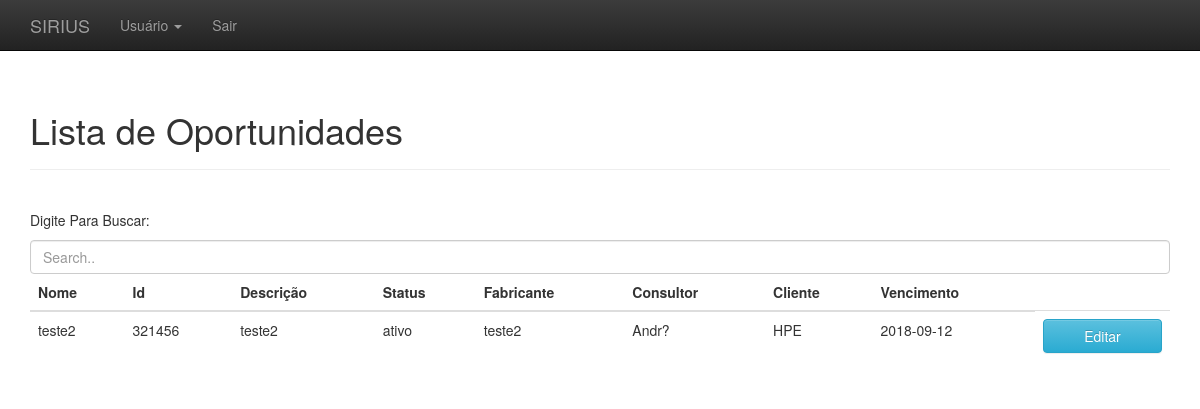
Page /oportunidades.php on the earlier database version.
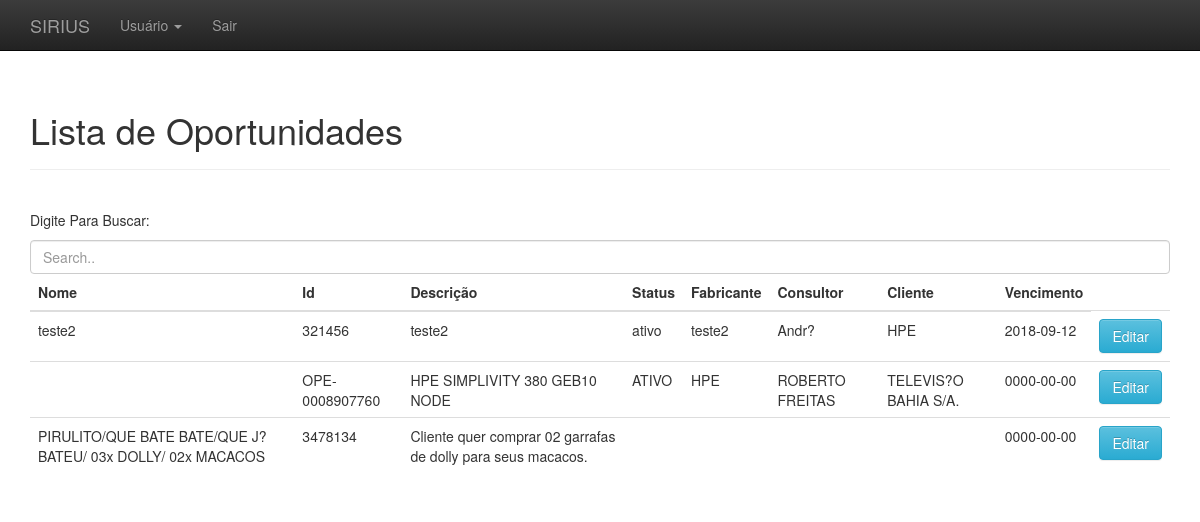
Same page on the later database version.
### tables this page shows
CREATE TABLE `oportunidade` (
  `nome_Opp` varchar(100) NOT NULL,
  `id_Opp` int(11) NOT NULL,
  `descricao_Opp` varchar(500) NOT NULL,
  `status_Opp` varchar(200) NOT NULL,
  `fabricante` varchar(50) NOT NULL,
  `consultor_Opp` varchar(50) NOT NULL,
  `cliente_Opp` varchar(50) NOT NULL,
  `historico_Opp` varchar(500) NOT NULL,
  `vencimento` date NOT NULL,
  `id_Opp_Fab` varchar(20) NOT NULL
);

### oportunidades.php (the view, shortened to what this page needs)
<!DOCTYPE html>
<html lang="pt-br">
  <head>
    <link href="css/bootstrap.min.css" rel="stylesheet">
    <link href="css/bootstrap-theme.min.css" rel="stylesheet">
    <link href="css/theme.css" rel="stylesheet">
  </head>
  <body role="document">
	<?php
		include_once("menu_admin.php");
	?>
    <div class="container theme-showcase" role="main">
      <div class="page-header">
        <h1>Lista de Oportunidades</h1>
      </div>
      <div class="row">
        <div class="col-md-12">
          <table class="table">
            <table class="table">
            <thead>
              <p>Digite Para Buscar:</p>
  <input class="form-control" id="myInput" type="text" placeholder="Search..">
                <tr>
                <th>Nome </th>
                <th>Id </th>
                <th>Descrição</th>
                <th>Status</th>
                <th>Fabricante</th>
                <th>Consultor</th>
                <th>Cliente</th>
                <th>Vencimento</th>
              </tr>
            </thead>
            <tbody>
             <?php
$connection = new mysqli("localhost", "root", "", "basedetestes");
$sql = $connection->query("Select * From oportunidade");
if($sql){
    while($exibe = $sql->fetch_assoc()){
        echo"<tr>";
        echo "<td>".$exibe["nome_Opp"]."</td>";
        echo "<td>".$exibe["id_Opp_Fab"]."</td>";
        echo "<td>".$exibe["descricao_Opp"]."</td>";
        echo "<td>".$exibe["status_Opp"]."</td>";
        echo "<td>".$exibe["fabricante"]."</td>";
        echo "<td>".$exibe["consultor_Opp"]."</td>";
        echo "<td>".$exibe["cliente_Opp"]."</td>";
        echo "<td>".$exibe["vencimento"]."</td>";
        echo "<td> <a href='Home.php'><button class='btn btn-primary btn-info btn-block'>Editar</button></a></td>";
        }
    }
?>
            </tbody>
          </table>
        </div>
		</div>
    </div>
  </body>
</html>

Differences in the rows shown:
added oportunidade: id_Opp_Fab "OPE-0008907760", descricao_Opp "HPE SIMPLIVITY 380 GEB10 NODE", status_Opp "ATIVO", fabricante "HPE", consultor_Opp "ROBERTO FREITAS", cliente_Opp "TELEVIS?O BAHIA S/A.", vencimento "0000-00-00"
added oportunidade: nome_Opp "PIRULITO/QUE BATE BATE/QUE J? BATEU/ 03x DOLLY/ 02x MACACOS", id_Opp_Fab "3478134", descricao_Opp "Cliente quer comprar 02 garrafas de dolly para seus macacos.", vencimento "0000-00-00"
